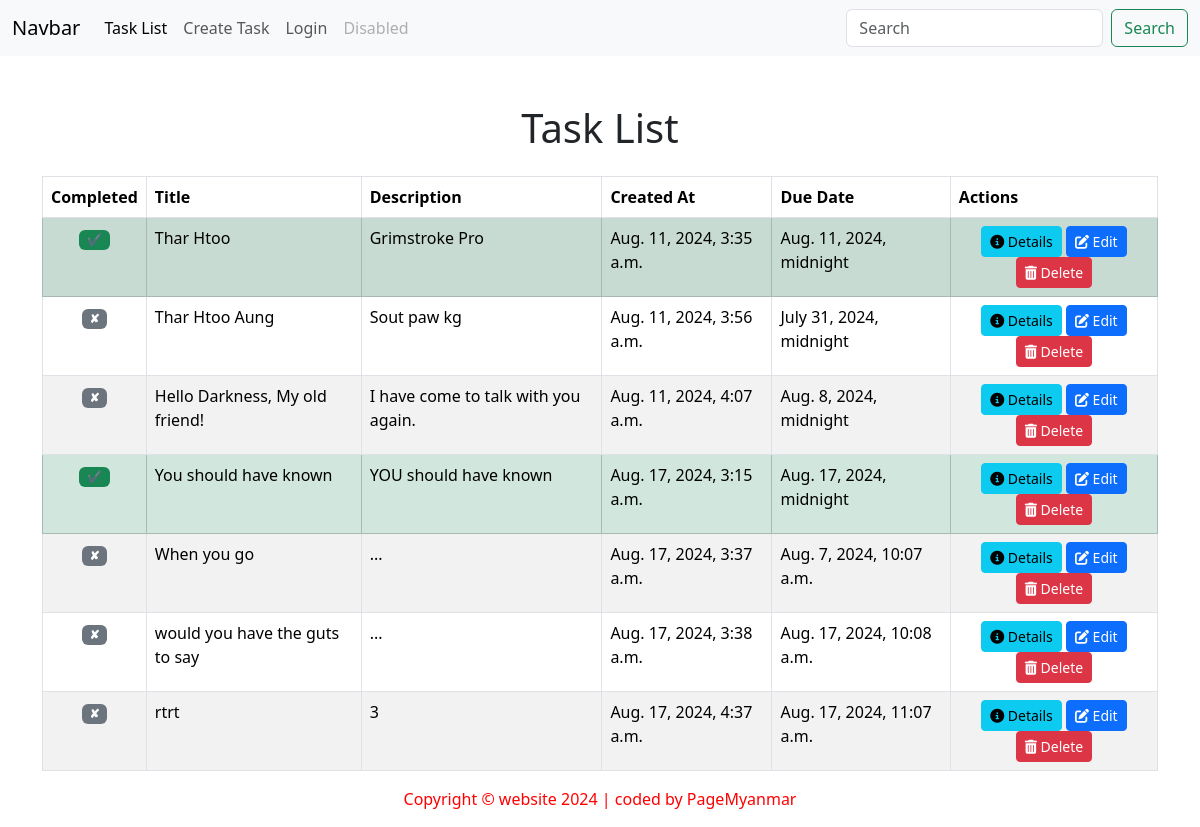
Page /myapp/task_list/ on the earlier database version.
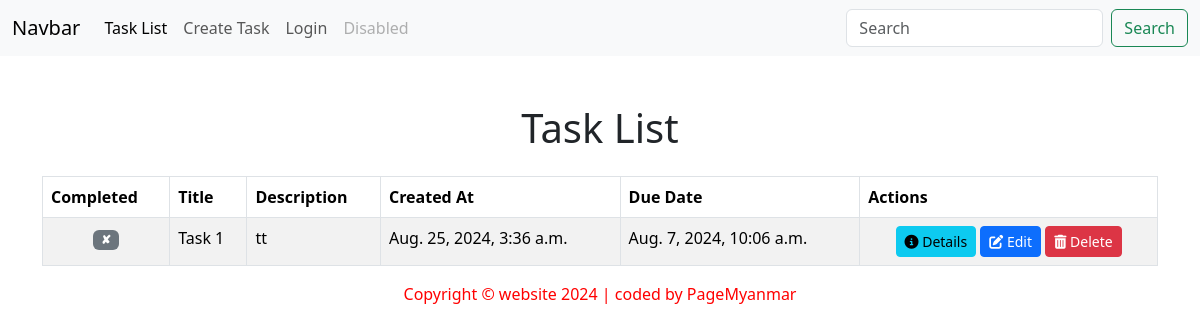
Same page on the later database version.
### myapp/models.py (models this page shows, shortened)
class Task(models.Model):
    title = models.CharField(max_length=200)
    description = models.TextField(blank=True)
    created_at = models.DateTimeField(auto_now_add=True)
    due_date = models.DateTimeField(null=True, blank=True)
    is_complete = models.BooleanField(default=False)

### myapp/views.py (the view)
# urls.py: path('task_list/', views.task_list, name='task_list'),
def task_list(request):
    tasks = Task.objects.all()
    return render(request, 'task_list.html', {'tasks': tasks})

### myapp/templates/task_list.html (shortened to what this page needs)
{% extends 'base.html' %}
{% load static %}
{% block body %}
    <div class="container mt-5">
        <h1 class="text-center mb-4">Task List</h1>
        <div class="table-responsive">
            <table class="table table-bordered table-striped">
                <thead class="thead-dark">
                    <tr>
                        <th scope="col">Completed</th>
                        <th scope="col">Title</th>
                        <th scope="col">Description</th>
                        <th scope="col">Created At</th>
                        <th scope="col">Due Date</th>
                        <th scope="col">Actions</th>
                    </tr>
                </thead>
                <tbody>
                    {% for task in tasks %}
                    <tr class="{% if task.is_complete %}table-success{% endif %}">
                        <td class="text-center">
                            {% if task.is_complete %}
                            <span class="badge bg-success">✔</span>
                            {% else %}
                            <span class="badge bg-secondary">✘</span>
                            {% endif %}
                        </td>
                        <td>{{ task.title }}</td>
                        <td>{{ task.description }}</td>
                        <td>{{ task.created_at }}</td>
                        <td>{{ task.due_date }}</td>
                        <td class="text-center">
                            <a href="{% url 'task_detail' task.id %}" class="btn btn-sm btn-info">
                                <i class="fas fa-info-circle"></i> Details
                            </a>
                            <a href="{% url 'task_edit' task.id %}" class="btn btn-sm btn-primary">
                                <i class="fas fa-edit"></i> Edit
                            </a>
                            <a href="{% url 'task_delete' task.id %}" class="btn btn-sm btn-danger">
                                <i class="fas fa-trash-alt"></i> Delete
                            </a>
                        </td>
                    </tr>
                    {% empty %}
                    <tr>
                        <td colspan="6" class="text-center">No tasks available.</td>
                    </tr>
                    {% endfor %}
                </tbody>
            </table>
        </div>
    </div>
{% endblock %}

### templates/base.html (shortened to what this page needs)
{% load static %}
<!DOCTYPE html>
<html lang="en">
<head>
    <link href="https://cdn.jsdelivr.net/npm/bootstrap@5.3.3/dist/css/bootstrap.min.css" rel="stylesheet">
    <link rel="stylesheet" href="{% static '/css/style.css' %}">
</head>
<body>
    {% include 'header.html' %}
    {% block body %} {% endblock %}
    {% include 'footer.html' %}
</body>
</html>

### templates/header.html (shortened to what this page needs)
<nav class="navbar navbar-expand-lg bg-body-tertiary">
  <div class="container-fluid">
      <a class="navbar-brand" href="#">Navbar</a>
      <div class="collapse navbar-collapse" id="navbarSupportedContent">
          <ul class="navbar-nav me-auto mb-2 mb-lg-0">
              <li class="nav-item">
                  <a class="nav-link active" aria-current="page" href="{% url 'task_list' %}">Task List</a>
              </li>
              <li class="nav-item">
                  <a class="nav-link" href="{% url 'task_create' %}">Create Task</a>
              </li>
              {% if user.is_authenticated %}
              <li class="nav-item dropdown">
                <a class="nav-link dropdown-toggle" href="#" role="button" data-bs-toggle="dropdown" aria-expanded="false">
                  {{ user.username}}
                </a>
                <ul class="dropdown-menu">
                  <li><a class="dropdown-item" href="#">{{ user.email }}</a></li>
                  <li><a class="dropdown-item" href="/logout/">Log out</a></li>
                </ul>
              </li>
              {% else %}
              <li>
                <a class="nav-link" href="{% url 'login' %}">Login</a>
              </li>
              {% endif %}
              <li class="nav-item">
                  <a class="nav-link disabled" aria-disabled="true">Disabled</a>
              </li>
          </ul>
          <form class="d-flex" role="search">
              <input class="form-control me-2" type="search" placeholder="Search" aria-label="Search">
              <button class="btn btn-outline-success" type="submit">Search</button>
          </form>
      </div>
  </div>
</nav>

### templates/footer.html
<p class="footer">Copyright &copy; website 2024 | coded by PageMyanmar</p>

### static/css/style.css (style rules this page uses)
.footer { color: red; text-align: center; }

Differences in the rows shown:
removed Task: title "Thar Htoo", description "Grimstroke Pro", created_at "Aug. 11, 2024, 3:35 a.m.", due_date "Aug. 11, 2024, midnight", is_complete True (drawn)
removed Task: title "Thar Htoo Aung", description "Sout paw kg", created_at "Aug. 11, 2024, 3:56 a.m.", due_date "July 31, 2024, midnight"
removed Task: title "Hello Darkness, My old friend!", description "I have come to talk with you again.", created_at "Aug. 11, 2024, 4:07 a.m.", due_date "Aug. 8, 2024, midnight"
removed Task: title "You should have known", description "YOU should have known", created_at "Aug. 17, 2024, 3:15 a.m.", due_date "Aug. 17, 2024, midnight", is_complete True (drawn)
removed Task: title "When you go", description "...", created_at "Aug. 17, 2024, 3:37 a.m.", due_date "Aug. 7, 2024, 10:07 a.m."
removed Task: title "would you have the guts to say", description "...", created_at "Aug. 17, 2024, 3:38 a.m.", due_date "Aug. 17, 2024, 10:08 a.m."
removed Task: title "rtrt", description "3", created_at "Aug. 17, 2024, 4:37 a.m.", due_date "Aug. 17, 2024, 11:07 a.m."
added Task: title "Task 1", description "tt", created_at "Aug. 25, 2024, 3:36 a.m.", due_date "Aug. 7, 2024, 10:06 a.m."
